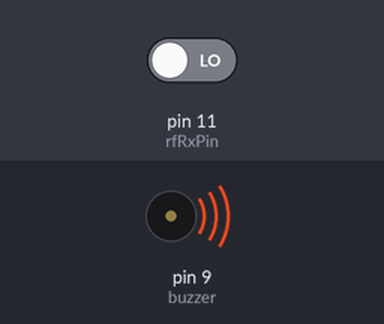
The sketch below on a simulated Arduino Uno, built with avr-gcc and run on an emulated ATmega328P. Parts: buzzer (waves = sounding, pin HIGH). Inputs (shaded band) come from the test bench; at power-on: pin 11 (rfRxPin) LOW. What the sketch prints to the serial monitor is not drawn.

Above: at 4.2 s.
4.3 s: pin 11 (rfRxPin) driven HIGH
At 6.4 s:
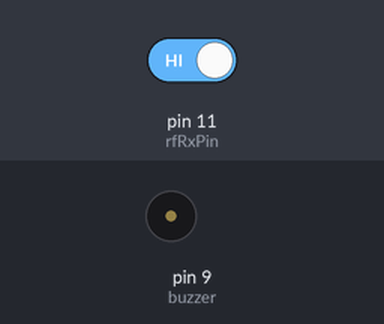
Timing chart, 0 to 7.9 s (numbered marks = the images above; inputs shaded):
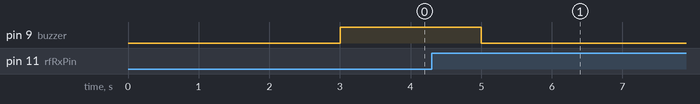

Measured:
- after the input at 4.3 s, pin 9 (buzzer): HIGH → LOW after 0.70 s

The sketch:

school.ino
```cpp
int rfRxPin = 11;
int buzzer = 9;

unsigned long lastSignalTime = 0;
unsigned long timeout = 3000;  // 3 seconds

void setup() {
  pinMode(rfRxPin, INPUT);
  pinMode(buzzer, OUTPUT);

  Serial.begin(9600);
}

void loop() {
  int signal = digitalRead(rfRxPin);

  if (signal == HIGH) {
    lastSignalTime = millis();
    digitalWrite(buzzer, LOW);
  }

  // If signal lost
  if (millis() - lastSignalTime > timeout) {
    Serial.println("Unsafe Condition Detected!");
    digitalWrite(buzzer, HIGH);
    delay(1000);
  }
}
```
